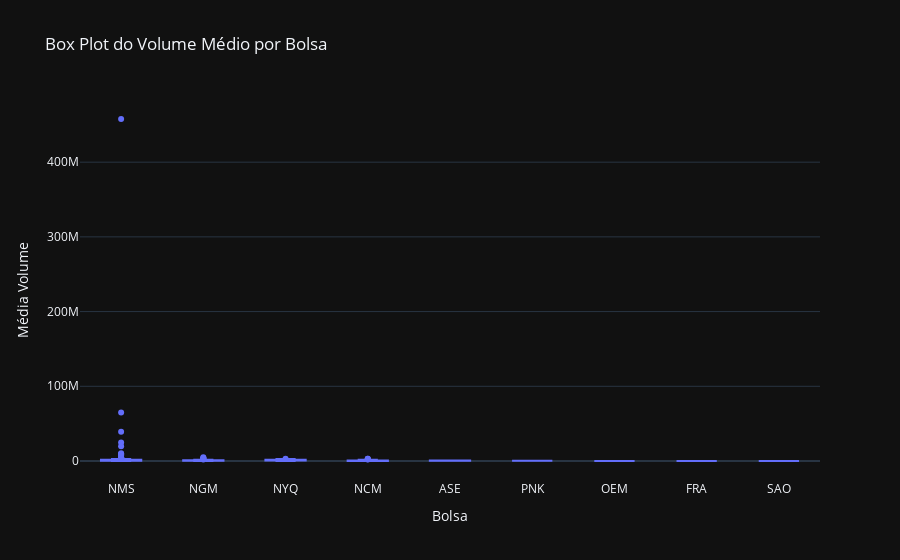

This figure's notebook cell:
### Markdown cell above
Percebe-se que NVIDIA tem sido um outlier em questão de volume

### Code cell
fig = px.box(vol_med_ref, x="Bolsa", y="Média Volume", title="Box Plot do Volume Médio por Bolsa", template="plotly_dark")
fig.show()

### Figure 1 — Plotly figure (JSON) as saved in the notebook; plotly's stock layout.template omitted (floating-point values rounded to 4 significant figures; data arrays with more than 128 entries replaced by an {"elided": "..."} marker saying what was removed)
{"data": [{"alignmentgroup": "True", "hovertemplate": "Bolsa=%{x}<br>Média Volume=%{y}<extra></extra>", "legendgroup": "", "marker": {"color": "#636efa"}, "name": "", "notched": false, "offsetgroup": "", "orientation": "v", "showlegend": false, "type": "box", "x": {"elided": "230 str values"}, "x0": " ", "xaxis": "x", "y": {"elided": "230 float values"}, "y0": " ", "yaxis": "y"}], "layout": {"boxmode": "group", "legend": {"tracegroupgap": 0}, "title": {"text": "Box Plot do Volume Médio por Bolsa"}, "xaxis": {"anchor": "y", "domain": [0, 1], "title": {"text": "Bolsa"}}, "yaxis": {"anchor": "x", "domain": [0, 1], "title": {"text": "Média Volume"}}}}
